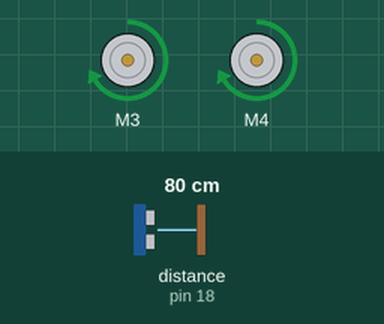
Recording of a sketch running on a simulated Arduino Uno, built with avr-gcc and run on an emulated ATmega328P. Parts: 2 × DC motor (green arrow = forward, orange = backward, longer = faster). Wiring (inferred from the names in the program): ultrasonic range finder: trigger pin 19; echo pin 18. The test bench sets the inputs (shaded band); at power-on: distance to the obstacle (sensor on pin 18) 80 cm. The echo pulse lasts 58.3 µs per cm.

Above: at 1.2 s.
1.3 s: distance to the obstacle (sensor on pin 18) set to 18 cm
2.8 s: distance to the obstacle (sensor on pin 18) set to 14 cm
At 3.9 s:
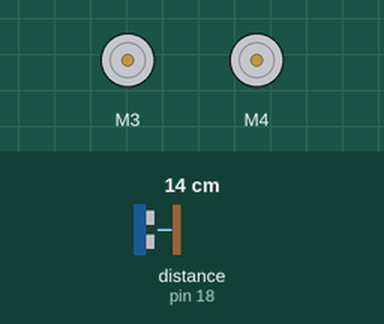
4.3 s: distance to the obstacle (sensor on pin 18) set to 35 cm
At 4.6 s:
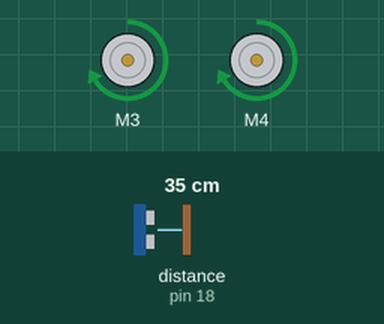
5.8 s: distance to the obstacle (sensor on pin 18) set to 2 cm
At 7.1 s:
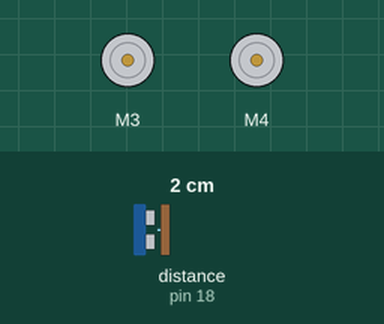
Timing chart, 0 to 8.3 s (numbered marks = the images above; inputs shaded):
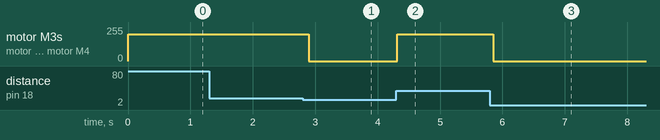

The sketch:

wheels.ino
```cpp
#include <AFMotor.h>

AF_DCMotor motor(3, MOTOR12_1KHZ); // create motor #2, 64KHz pwm
AF_DCMotor motor2(4, MOTOR12_1KHZ); // create motor #2, 64KHz pwm

//pins go 14 - 19
//a5 -> 19
const int trigPin = 19;
//a4 -> 18
const int echoPin = 18;
int initialSpeed = 200;

void setup() {
  // initialize serial communication, useful for printing/logging
  // Serial.begin(9600);
  motor.setSpeed(initialSpeed);     // set the speed to 200/255
  motor2.setSpeed(initialSpeed);
}

void loop()
{
  // establish variables for duration of the ping,
  // and the distance result in inches and centimeters:
  long duration, cm;

  // The sensor is triggered by a HIGH pulse of 10 or more microseconds.
  // Give a short LOW pulse beforehand to ensure a clean HIGH pulse:
  pinMode(trigPin, OUTPUT);
  digitalWrite(trigPin, LOW);
  delayMicroseconds(2);
  digitalWrite(trigPin, HIGH);
  delayMicroseconds(10);
  digitalWrite(trigPin, LOW);

  // Read the signal from the sensor: a HIGH pulse whose
  // duration is the time (in microseconds) from the sending
  // of the ping to the reception of its echo off of an object.
  pinMode(echoPin, INPUT);
  duration = pulseIn(echoPin, HIGH);

  // convert the time into a distance
  cm = microsecondsToCentimeters(duration);
//  Serial.print(cm);
//  Serial.println("cm");
//  Serial.println();

  if(cm < 15){
    motor.run(RELEASE);      // stopped
    motor2.run(RELEASE);
  } else{
      motor.run(FORWARD);      // turn it on going forward
      motor2.run(FORWARD);
//  delay(250);
  }


  delay(100);
}

/*
long microsecondsToInches(long microseconds)
{
  // According to Parallax's datasheet for the PING))), there are
  // 73.746 microseconds per inch (i.e. sound travels at 1130 feet per
  // second).  This gives the distance travelled by the ping, outbound
  // and return, so we divide by 2 to get the distance of the obstacle.
  // See: http://www.parallax.com/dl/docs/prod/acc/28015-PING-v1.3.pdf
  return microseconds / 74 / 2;
}
*/

long microsecondsToCentimeters(long microseconds)
{
  // The speed of sound is 340 m/s or 29 microseconds per centimeter.
  // The ping travels out and back, so to find the distance of the
  // object we take half of the distance travelled.
  return microseconds / 29 / 2;
}
```

Measured:
- the behaviour switches between 16 and 15 cm on distance to the obstacle (sensor on pin 18) (found by bisection; images 0 and 1)
- after the input at 1.3 s, every drawn part: stays the same
- after the input at 2.8 s, motor M3, motor M4: forward 200/255 → stopped after 0.09 s
- after the input at 4.3 s, motor M3, motor M4: stopped → forward 200/255 at once
- after the input at 5.8 s, motor M3, motor M4: forward 200/255 → stopped after 0.05 s
